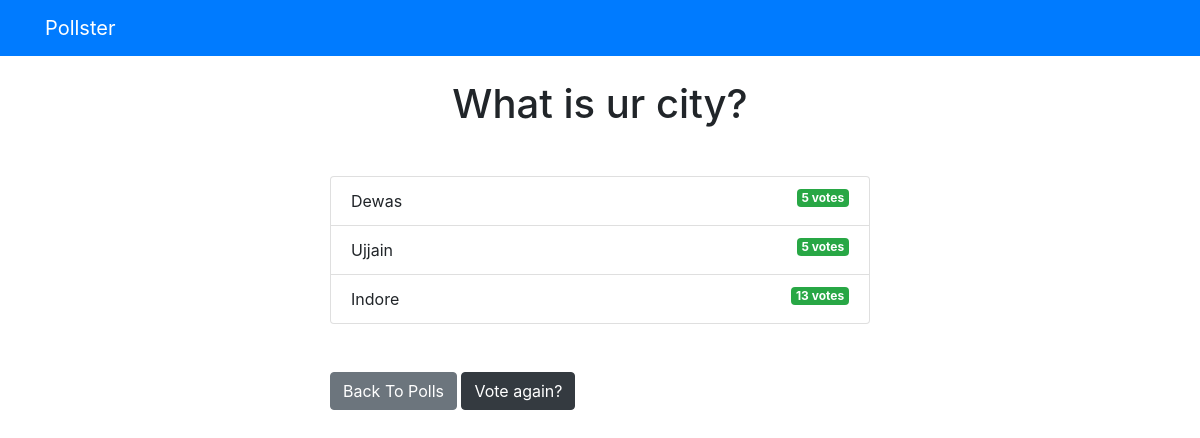
The page /polls/2/results/ on the database as committed earlier.
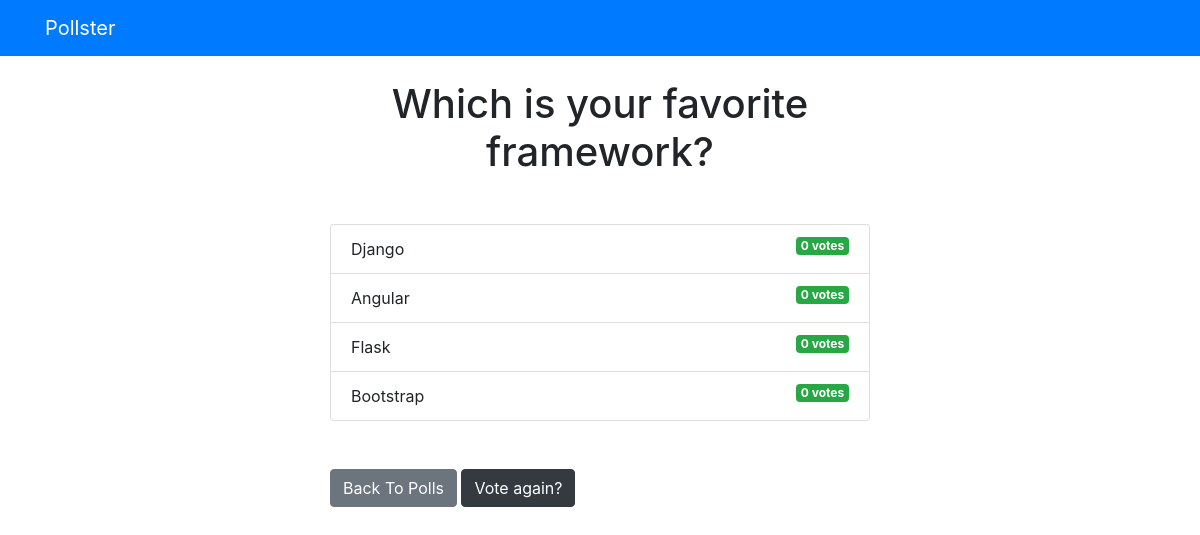
The same page on the database as committed later.
### polls/models.py (models this page shows, shortened)
class Question(models.Model):
    question_text = models.CharField(max_length=200)
    pub_date = models.DateTimeField('date published')

class Choice(models.Model):
    question = models.ForeignKey(Question, on_delete=models.CASCADE)
    choice_text = models.CharField(max_length=200)
    votes = models.IntegerField(default=0)

### polls/views.py (the view)
# urls.py: path('<int:question_id>/results/', views.results, name='results'),
def results(request, question_id):
  question = get_object_or_404(Question, pk=question_id)
  return render(request, 'polls/results.html', { 'question': question })

### templates/polls/results.html
{% extends 'base.html' %}
{% block content %}
<h1 class="mb-5 text-center">{{ question.question_text }}</h1>
<ul class="list-group mb-5">
	{% for choice in question.choice_set.all %}
	<li class="list-group-item">
		{{ choice.choice_text }}  <span class="badge badge-success float-right">{{ choice.votes }} vote{{ choice.votes | pluralize }}</span>
	</li>
	{% endfor %}
</ul>
<a class="btn btn-secondary" href="{% url 'polls:index' %}">Back To Polls</a>
<a class="btn btn-dark" href="{% url 'polls:detail' question.id %}">Vote again?</a>
{% endblock %}

### templates/base.html (shortened to what this page needs)
<!DOCTYPE html>
<html lang="en">
  <head>
    <link
      rel="stylesheet"
      href="https://stackpath.bootstrapcdn.com/bootstrap/4.3.1/css/bootstrap.min.css"
    />
  </head>
  <body>
    {% include 'partials/_navbar.html' %}
    <div class="container">
      <div class="row">
        <div class="col-md-6 m-auto">
          {% block content %}{% endblock %}
        </div>
      </div>
    </div>
  </body>
</html>

### templates/partials/_navbar.html
<nav class="navbar navbar-dark bg-primary mb-4">
    <div class="container">
        <a href="/" class="navbar-brand">Pollster</a>
    </div>
</nav>

Rows that differ between the two databases and show on the page:
changed Question: question_text "What is ur city?" → "Which is your favorite framework?"
changed Choice: choice_text "Dewas" → "Django"; votes "5" → "0"
changed Choice: choice_text "Ujjain" → "Angular"; votes "5" → "0"
changed Choice: choice_text "Indore" → "Flask"; votes "13" → "0"
added Choice: choice_text "Bootstrap", votes "0", votes|pluralize "s"
